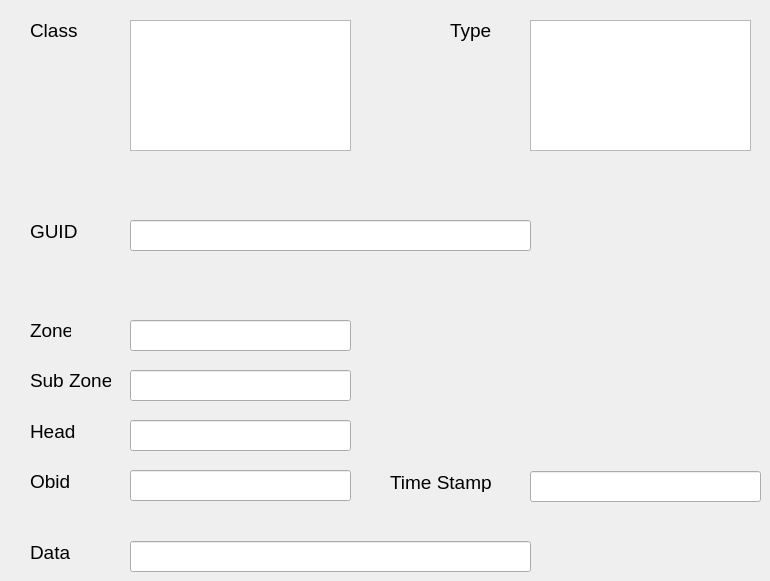
     <widget class="QWidget" name="txEvent">
      <attribute name="title">
       <string>Tx Event</string>
      </attribute>
      <widget class="QLabel" name="variableSwitchTxHeadLabel">
       <property name="geometry">
        <rect>
         <x>30</x>
         <y>421</y>
         <width>51</width>
         <height>20</height>
        </rect>
       </property>
       <property name="font">
        <font>
         <pointsize>14</pointsize>
        </font>
       </property>
       <property name="text">
        <string>Head</string>
       </property>
      </widget>
      <widget class="QLineEdit" name="variableSwitchTxZoneLineEdit">
       <property name="geometry">
        <rect>
         <x>130</x>
         <y>320</y>
         <width>221</width>
         <height>31</height>
        </rect>
       </property>
      </widget>
      <widget class="QLabel" name="variableSwitchTxDataLabel">
       <property name="geometry">
        <rect>
         <x>30</x>
         <y>542</y>
         <width>51</width>
         <height>20</height>
        </rect>
       </property>
       <property name="font">
        <font>
         <pointsize>14</pointsize>
        </font>
       </property>
       <property name="text">
        <string>Data</string>
       </property>
      </widget>
      <widget class="QLabel" name="variableSwitchTxClassLabel">
       <property name="geometry">
        <rect>
         <x>30</x>
         <y>20</y>
         <width>61</width>
         <height>21</height>
        </rect>
       </property>
       <property name="font">
        <font>
         <pointsize>14</pointsize>
        </font>
       </property>
       <property name="text">
        <string>Class</string>
       </property>
      </widget>
      <widget class="QListWidget" name="variableSwitchTxClassListWidget">
       <property name="geometry">
        <rect>
         <x>130</x>
         <y>20</y>
         <width>221</width>
         <height>131</height>
        </rect>
       </property>
      </widget>
      <widget class="QLabel" name="variableSwitchTxSubZoneLabel">
       <property name="geometry">
        <rect>
         <x>30</x>
         <y>370</y>
         <width>81</width>
         <height>21</height>
        </rect>
       </property>
       <property name="font">
        <font>
         <pointsize>14</pointsize>
        </font>
       </property>
       <property name="text">
        <string>Sub Zone</string>
       </property>
      </widget>
      <widget class="QLineEdit" name="variableSwitchTxGuidLineEdit">
       <property name="geometry">
        <rect>
         <x>130</x>
         <y>220</y>
         <width>401</width>
         <height>31</height>
        </rect>
       </property>
      </widget>
      <widget class="QLineEdit" name="variableSwitchTxObidLineEdit">
       <property name="geometry">
        <rect>
         <x>130</x>
         <y>470</y>
         <width>221</width>
         <height>31</height>
        </rect>
       </property>
      </widget>
      <widget class="QLabel" name="variableSwitchTxGuidLabel">
       <property name="geometry">
        <rect>
         <x>30</x>
         <y>221</y>
         <width>51</width>
         <height>20</height>
        </rect>
       </property>
       <property name="font">
        <font>
         <pointsize>14</pointsize>
        </font>
       </property>
       <property name="text">
        <string>GUID</string>
       </property>
      </widget>
      <widget class="QLabel" name="variableSwitchTxZoneLabel">
       <property name="geometry">
        <rect>
         <x>30</x>
         <y>320</y>
         <width>41</width>
         <height>21</height>
        </rect>
       </property>
       <property name="font">
        <font>
         <pointsize>14</pointsize>
        </font>
       </property>
       <property name="text">
        <string>Zone</string>
       </property>
      </widget>
      <widget class="QLineEdit" name="variableSwitchTxDataLineEdit">
       <property name="geometry">
        <rect>
         <x>130</x>
         <y>541</y>
         <width>401</width>
         <height>31</height>
        </rect>
       </property>
      </widget>
      <widget class="QLabel" name="variableSwitchTxObidLabel">
       <property name="geometry">
        <rect>
         <x>30</x>
         <y>471</y>
         <width>51</width>
         <height>20</height>
        </rect>
       </property>
       <property name="font">
        <font>
         <pointsize>14</pointsize>
        </font>
       </property>
       <property name="text">
        <string>Obid</string>
       </property>
      </widget>
      <widget class="QLineEdit" name="variableSwitchTxSubZoneLineEdit">
       <property name="geometry">
        <rect>
         <x>130</x>
         <y>370</y>
         <width>221</width>
         <height>31</height>
        </rect>
       </property>
      </widget>
      <widget class="QListWidget" name="variableSwitchTxTypeListWidget">
       <property name="geometry">
        <rect>
         <x>530</x>
         <y>20</y>
         <width>221</width>
         <height>131</height>
        </rect>
       </property>
      </widget>
      <widget class="QLineEdit" name="variableSwitchTxHeadLineEdit">
       <property name="geometry">
        <rect>
         <x>130</x>
         <y>420</y>
         <width>221</width>
         <height>31</height>
        </rect>
       </property>
      </widget>
      <widget class="QLineEdit" name="variableSwitchTxTimeStampLineEdit">
       <property name="geometry">
        <rect>
         <x>530</x>
         <y>471</y>
         <width>231</width>
         <height>31</height>
        </rect>
       </property>
      </widget>
      <widget class="QLabel" name="variableSwitchTxTypeLabel">
       <property name="geometry">
        <rect>
         <x>450</x>
         <y>20</y>
         <width>61</width>
         <height>21</height>
        </rect>
       </property>
       <property name="font">
        <font>
         <pointsize>14</pointsize>
        </font>
       </property>
       <property name="text">
        <string>Type</string>
       </property>
      </widget>
      <widget class="QLabel" name="variableSwitchTxTimeStampLabel">
       <property name="geometry">
        <rect>
         <x>390</x>
         <y>472</y>
         <width>111</width>
         <height>20</height>
        </rect>
       </property>
       <property name="font">
        <font>
         <pointsize>14</pointsize>
        </font>
       </property>
       <property name="text">
        <string>Time Stamp</string>
       </property>
      </widget>
     </widget>
